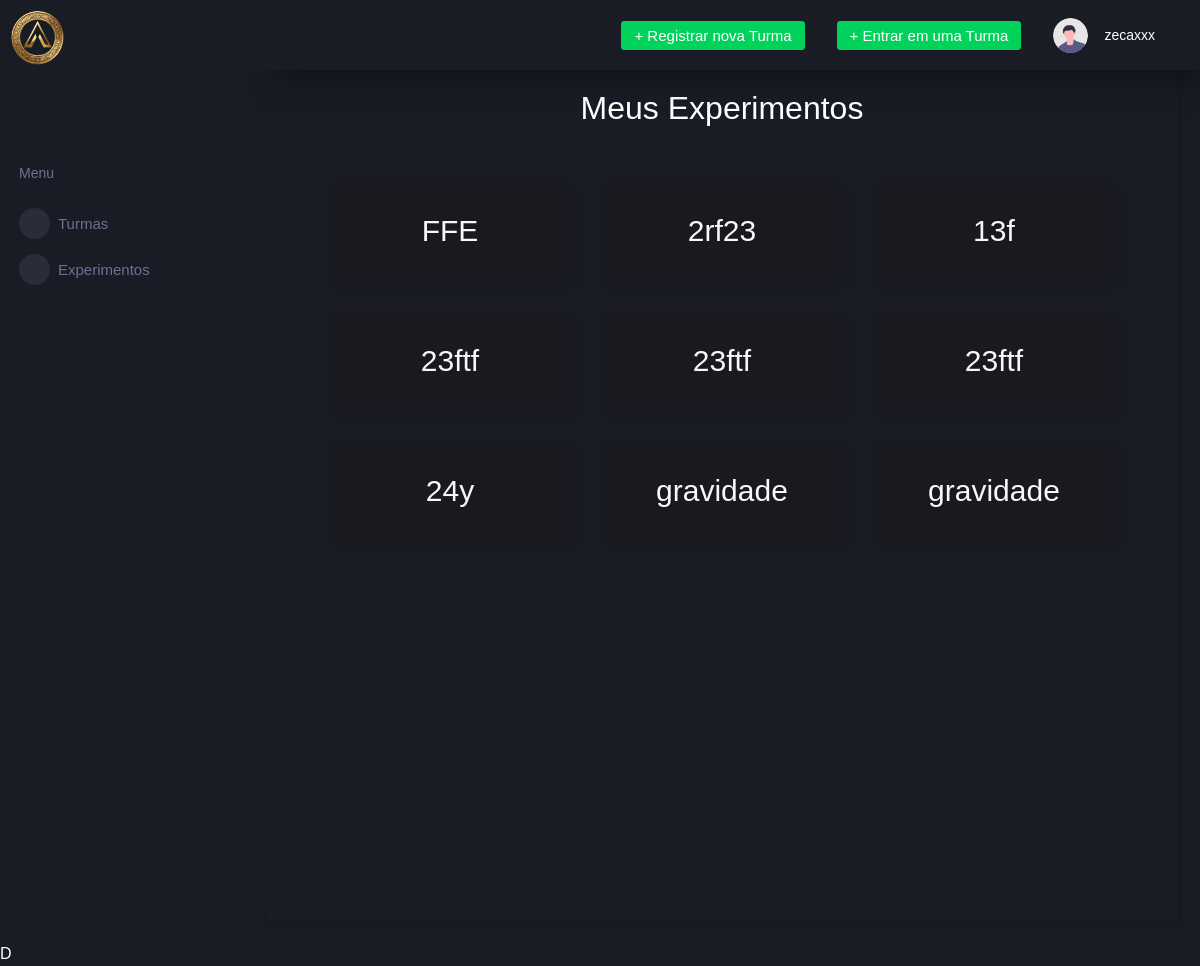
The page /sistema/read/2 (signed in) on the database its author committed.
### sistema/models.py (models this page shows, shortened)
class Experimento(models.Model):
    nome = models.CharField(max_length=100)
    n_maquina = models.IntegerField()
    resultado = models.CharField(max_length=50)
    localizacao = models.CharField(max_length=50)
    usuarioturma = models.ForeignKey(UsuarioTurma, on_delete=models.CASCADE, blank=True, null=True)

### sistema/views.py (the view)
# urls.py: path("read/<int:turma_id>", views.read_batepapo, name="read_batepapo"),
@login_required
def read(request,turma_id):
    turma = get_object_or_404(Turma, pk=turma_id)
    usuarios_turma = UsuarioTurma.objects.filter(turma=turma)
    experimentos = Experimento.objects.filter(usuarioturma__in=usuarios_turma)
    return render(request, 'sistem/lista.html', {'experimentos': experimentos, 'turma': turma})

### templates/sistem/lista.html
{% extends "turtem/base.html" %}
{% load static %}
{% load permission_tags %}
{% block experimento %}
<link rel="stylesheet" href="{% static 'meu_css/turma.css' %}">
<br>
<h2>Meus Experimentos</h2>
<div class="main-panel">
    {% if experimentos %}
        <div class="row">
            {% for experimento in experimentos %}
                <div class="col-md-4" >
                    <div class="turma">
                        <a href="/sistema/detail/{{ experimento.id }}" >
                            {{ experimento.nome }}
                        </a>
                    </div>
                </div>
            {% endfor %}
        </div>
    {% else %}
        <p>Não há nenhum registro.</p>
    {% endif %}
</div>
{% endblock %}

### templates/turtem/_navbar.html (shortened to what this page needs)
{% load static %}
{% load permission_tags %}
{% block navbar %}
<nav class="navbar p-0 fixed-top d-flex flex-row">
  <div class="navbar-menu-wrapper flex-grow d-flex align-items-stretch">
    <button class="navbar-toggler navbar-toggler align-self-center" type="button" data-toggle="minimize">
      <span class="mdi mdi-menu"></span>
    </button>
    <ul class="navbar-nav w-100">
      {% if user|has_role:'professor'%}
    <ul class="navbar-nav navbar-nav-right">
      <li class="nav-item dropdown d-none d-lg-block">
        <a class="nav-link btn btn-success create-new-button" id="createbuttonDropdown" href="/turma/add">+ Registrar nova Turma</a>
      </li>
      <ul class="navbar-nav navbar-nav-right">
        <li class="nav-item dropdown d-none d-lg-block">
          <a class="nav-link btn btn-success create-new-button" id="createbuttonDropdown" href="/turma/entrar">+ Entrar em uma Turma</a>
        </li>
      {% else %}
      <ul class="navbar-nav navbar-nav-right">
        <li class="nav-item dropdown d-none d-lg-block">
          <a class="nav-link btn btn-success create-new-button" id="createbuttonDropdown" href="/turma/entrar">+ Entrar em uma Turma</a>
        </li>
      {% endif %}
      <li class="nav-item dropdown">
        <a class="nav-link" id="profileDropdown" href="#" data-toggle="dropdown">
          <div class="navbar-profile">
            <img class="img-xs rounded-circle" src="{% static 'img/undraw_profile.svg' %}" alt="">
            <p class="mb-0 d-none d-sm-block navbar-profile-name">{{user.username}}</p>
            <i class="mdi mdi-menu-down d-none d-sm-block"></i>
          </div>
        </a>
      </li>
    </ul>
  </div>
</nav>
{% endblock %}

### static/meu_css/turma.css (style rules this page uses)
.main-panel { padding: 20px; }
.col-md-4 { padding: 15px; }
.card a { text-decoration: none; color: #f8f8f8; padding: 16px; margin-top: 10px; font-size: 30px; }
.turma { box-shadow: 5px 5px 13px rgba(0, 0, 0, 0.1); background-color: rgb(25, 25, 31); display: flex; justify-content: center; border-radius: 8px; width: 100%; height: 100px; }
h2 { font-size: 2rem; margin-bottom: 20px; color: #ffffff; text-align: center; }

### rows shown on the page
Experimento: nome "FFE"
Experimento: nome "2rf23"
Experimento: nome "13f"
Experimento: nome "23ftf"
Experimento: nome "23ftf"
Experimento: nome "23ftf"
Experimento: nome "24y"
Experimento: nome "gravidade"
Experimento: nome "gravidade"

### other values the page prints
{{ user.username }} "zecaxxx"
